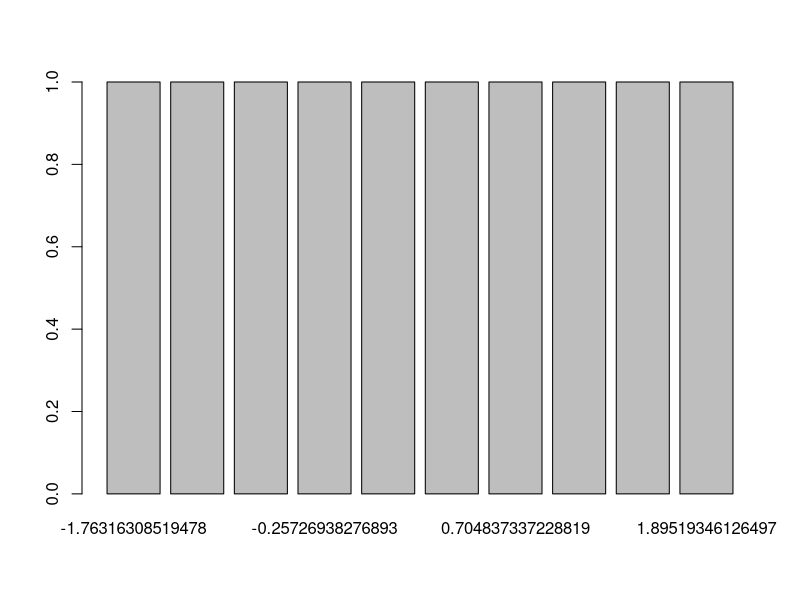
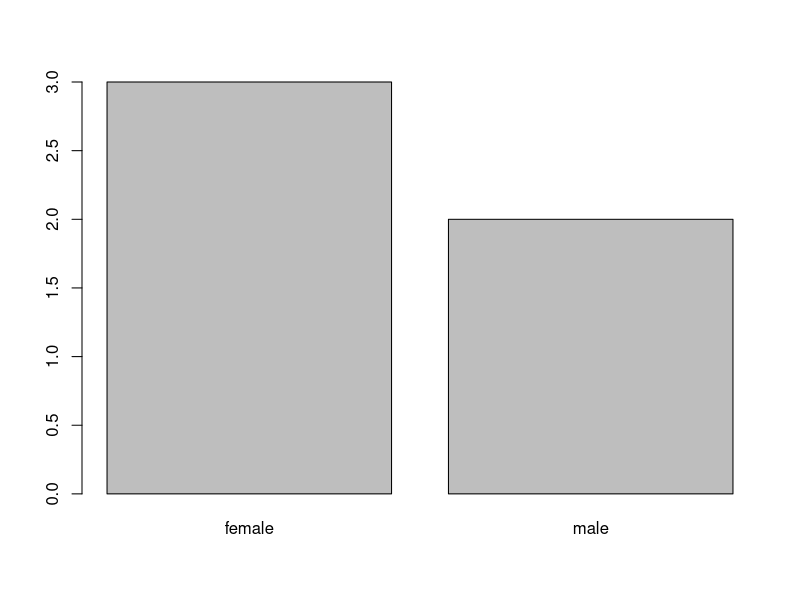
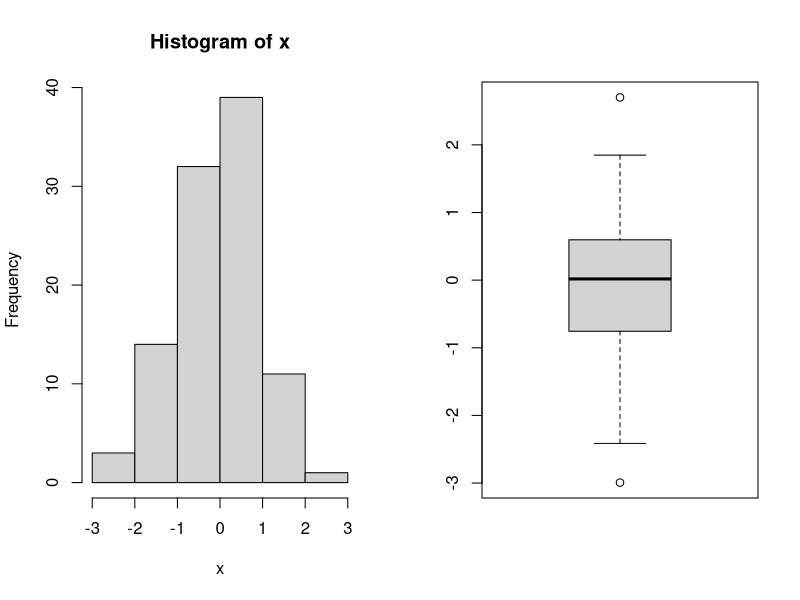
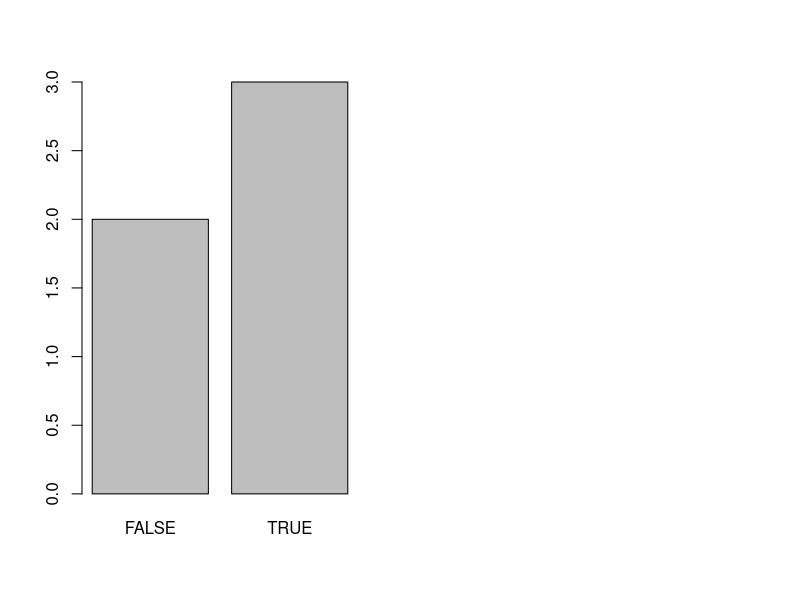
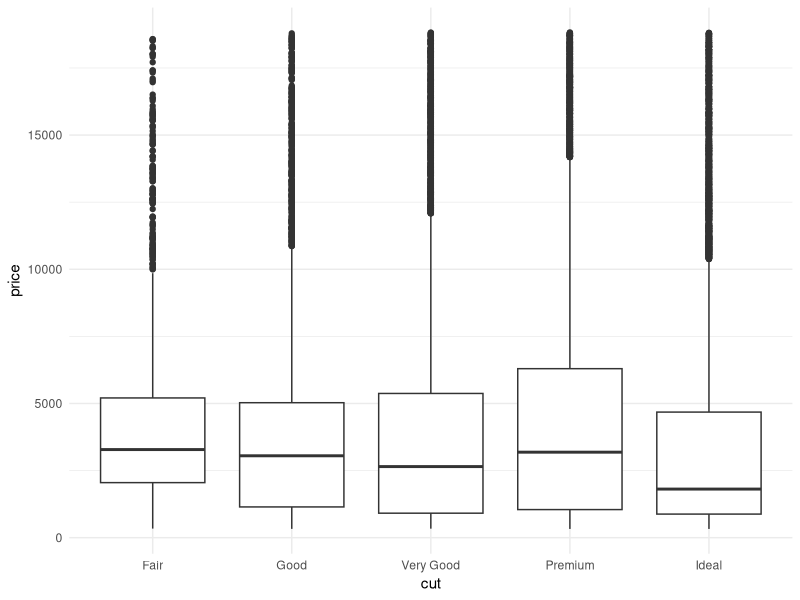
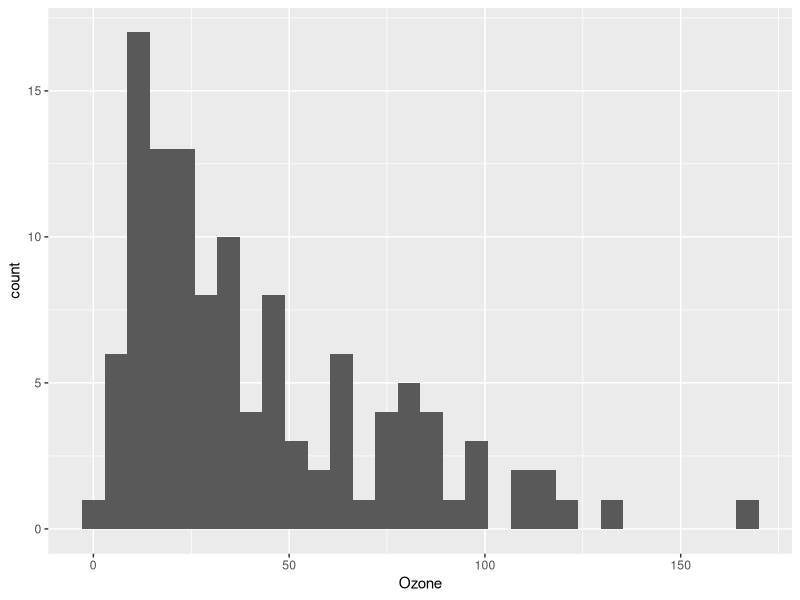

The R source for these figures, in order:
## ---- chunk 1
knitr::opts_chunk$set(
  fig.align = "center",
  out.width = "100%",
  tidy = "styler"
  # warning = FALSE,
  # message = FALSE
)

set.seed(42)
## ---- chunk 2
## Error in install.packages : object 'ggplot2' not found
## ---- chunk 3
mean(c(1, 7, 13))

x <- 7     
if(x > 10) {
  print("x > 10")
 } else {
  print("x <= 10")
 }

summary(ggplot2::diamonds[, "price"])

grp <- c("Group 1", "Group 2") 
grp
## ---- chunk 4
## Error: unexpected string constant in "c("Group 1," "Group 2""
## ---- chunk 5
## Error: unexpected string constant in "c("Group 1" "Group 2""
## ---- chunk 6
## Error in maen(c(1, 7, 13)) : could not find function "maen"
## ---- chunk 7
## Error: Column `detph` doesn't exist
## ---- chunk 8
## Error in summary(dta[, 2]) : object 'dta' not found
## ---- chunk 9
## Error in mean(tset) : object 'tset' not found
## ---- chunk 10
## Error in library("tydiverse") : there is no package called ‘tydiverse’
## ---- chunk 11
mean(c(1, 7, 13))

summary(ggplot2::diamonds[, "depth"])

data <- data.frame(x = rnorm(10),
                   y = rnorm(10))
data[, 2]

test <- c(1, 7, 13)
mean(test)

library(tidyverse)
## ---- chunk 12
## Error in rnorm() : argument "n" is missing, with no default
## ---- chunk 13
## Error in rnorm(n = 3, var = 1) : unused argument (var = 1)
## ---- chunk 14
## misspelled argument:
mean(c(1, 7, 13, NA), narm = TRUE)
## ---- chunk 15
rnorm(n = 3, sd = 1)

mean(c(1, 7, 13, NA), na.rm = TRUE)
## ---- chunk 16
gender <- factor(c("female", "female", "male", "female", "male"))

mean(gender)
## ---- chunk 17
barplot(table(rnorm(10)))
## ---- chunk 18
## factor:
table(gender)
prop.table(table(gender))
barplot(table(gender))

## quantitative continuous:
x <- rnorm(100)

summary(x)
par(mfrow = c(1, 2)) ## combine two plots
hist(x)
boxplot(x)
## ---- chunk 19
## logical:
x <- c(TRUE, FALSE, FALSE, TRUE, TRUE)

mean(x)
table(x)
barplot(table(x))
## ---- chunk 20
x <- c(2.4, 3.7, 5.1, 9.8)
class(x)

y <- c(2.4, 3.7, 5.1, "9.8")
class(y)
## ---- chunk 21
## load package:
library(ggplot2)

## first layer, the dataset:
ggplot(data = diamonds) +
  ## second layer, the aesthetics:
  aes(x = cut, y = price) +
  ## third layer, the type of plot:
  geom_boxplot() +
  ## add more layers:
  theme_minimal()
## ---- chunk 22
x <- c(1, 3, 7)

## or:
x = c(1, 3, 7)

## or:
assign("x", c(1, 3, 7))
## ---- chunk 23
x
## ---- chunk 24
## create dataframe:
dat <- data.frame(Name = c("Mary", "Linda", "James", "John", "Patricia"),
                  Age = c(7, 10, 3, 9, 7),
                  Gender = c("Girl", "Girl", "Boy", "Boy", "Girl"))

## print dataframe:
dat
## ---- chunk 25
dat$Age == 1:5
## ---- chunk 26
dat$Gender == "Girl"
## ---- chunk 27
subset(dat, Age == 7)
## ---- chunk 28
dat[dat$Age == 7, ]
## ---- chunk 29
## Error in `[.data.frame`(dat, dat$Age == 7) : undefined columns selected
## ---- chunk 30
dat[dat$Age == 7, ]
## ---- chunk 31
## define atomic vector:
x <- c(1, 3, 7)

## set names:
names(x) <- LETTERS[1:3]

## print vector:
x
## ---- chunk 32
## Error in x$C : $ operator is invalid for atomic vectors
## ---- chunk 33
x[["C"]]
## ---- chunk 34
## convert atomic vector to dataframe:
x <- as.data.frame(t(x))

## print x:
x

## access value of element C:
x$C
## ---- chunk 35
## Error in mean[1:3] : object of type 'closure' is not subsettable
## ---- chunk 36
typeof(mean)
## ---- chunk 37
## create dataset:
data <- data.frame(x = rnorm(10),
                   y = rnorm(10))

## print variable x:
data$x
## ---- chunk 38
rm(data)
## ---- chunk 39
## Error in data$x : object of type 'closure' is not subsettable
## ---- chunk 40
class(data)
## ---- chunk 41
x <- c(1, 3, 7, "Emma")

as.numeric(x)
## ---- chunk 42
ggplot(airquality) +
  aes(x = Ozone) +
  geom_histogram()
